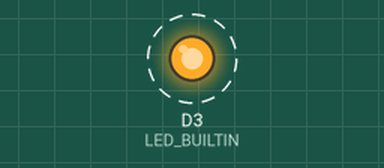
Bench run of a program on a simulated nRF52 board. On the bench: output pins drawn as LEDs (lit = HIGH). Dashed ring = blinking. What the program prints to the serial monitor is not drawn.

Above: at 0.5 s.
Timing chart, 0 to 4.6 s (numbered marks = the images above):
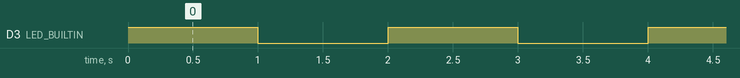

Measured:
- by itself, D3 (LED_BUILTIN): alternates HIGH for 1.0 s and LOW for 1.0 s

The program:

main.cpp
```cpp
/*
 * Blink
 * Turns on an LED on for one second,
 * then off for one second, repeatedly.
 */

#include "Arduino.h"

// Set LED_BUILTIN if it is not defined by Arduino framework
// #define LED_BUILTIN 13

void setup()
{
  // initialize serial port
  Serial.begin(115200);
  // initialize LED digital pin as an output.
  pinMode(LED_BUILTIN, OUTPUT);
}

void loop()
{
  // turn the LED on (HIGH is the voltage level)
  digitalWrite(LED_BUILTIN, HIGH);
  // wait for a second
  delay(1000);
  // turn the LED off by making the voltage LOW
  digitalWrite(LED_BUILTIN, LOW);
   // wait for a second
  delay(1000);
  // print text to serial port
  Serial.print("tada");
}
```
